Frame 1 (no input): blank canvas, image omitted
Frame 60 (the mouse pressed at the canvas centre just before this capture): blank canvas, image omitted
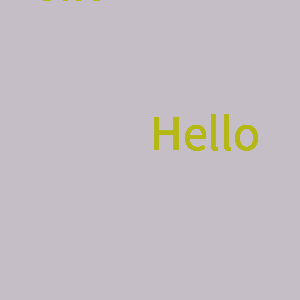
Frame 120 (the mouse held since frame 60 and released just before this capture)

The Processing sketch whose frames 1 and 60 were blank and that drew this single picture after the mouse press (run headless with seeded random() and noise(); from frame 60 on, the mouse is pressed at the canvas centre):

// Processing sketch: week13_2_mouse
// ── week13_2_mouse.pde
void setup(){
 size(300,300);
 background(#C6BEC6);
 fill(#B4B714);
 textSize(50);
}
void draw(){
  text("Hello",mouseX,mouseY);
}
